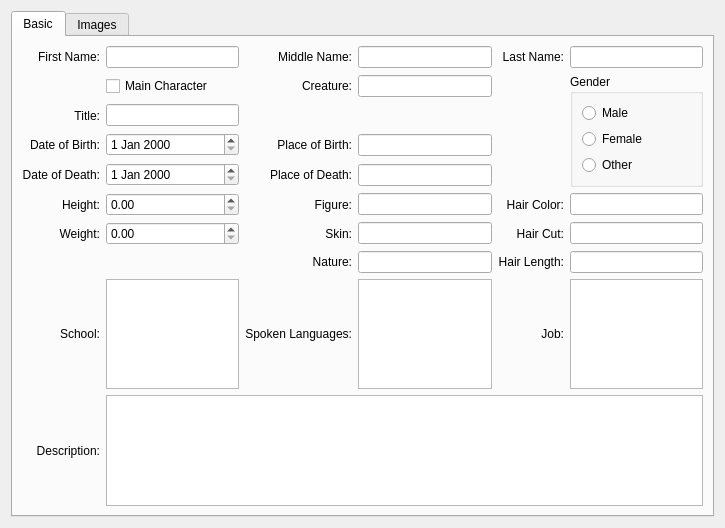
<?xml version="1.0" encoding="UTF-8"?>
<ui version="4.0">
 <class>cCharacterWindow</class>
 <widget class="QWidget" name="cCharacterWindow">
  <property name="geometry">
   <rect>
    <x>0</x>
    <y>0</y>
    <width>725</width>
    <height>528</height>
   </rect>
  </property>
  <property name="windowTitle">
   <string>Form</string>
  </property>
  <layout class="QGridLayout" name="gridLayout_2">
   <item row="0" column="0">
    <widget class="QTabWidget" name="m_lpTab">
     <property name="currentIndex">
      <number>0</number>
     </property>
     <widget class="QWidget" name="m_lpBasic">
      <attribute name="title">
       <string>Basic</string>
      </attribute>
      <layout class="QGridLayout" name="gridLayout_4">
       <item row="0" column="0">
        <layout class="QGridLayout" name="gridLayout" rowstretch="1,0,0,0,0,0,0,0,0,0">
         <item row="9" column="1" colspan="5">
          <widget class="cTextEdit" name="m_lpDescription"/>
         </item>
         <item row="4" column="0">
          <widget class="QLabel" name="label_9">
           <property name="text">
            <string>Date of Death:</string>
           </property>
           <property name="alignment">
            <set>Qt::AlignRight|Qt::AlignTrailing|Qt::AlignVCenter</set>
           </property>
          </widget>
         </item>
         <item row="5" column="1">
          <widget class="cDoubleSpinBox" name="m_lpHeight">
           <property name="maximum">
            <double>999999.000000000000000</double>
           </property>
          </widget>
         </item>
         <item row="1" column="3">
          <widget class="cLineEdit" name="m_lpCreature"/>
         </item>
         <item row="3" column="3">
          <widget class="cLineEdit" name="m_lpPlaceOfBirth"/>
         </item>
         <item row="4" column="2">
          <widget class="QLabel" name="label_11">
           <property name="text">
            <string>Place of Death:</string>
           </property>
           <property name="alignment">
            <set>Qt::AlignRight|Qt::AlignTrailing|Qt::AlignVCenter</set>
           </property>
          </widget>
         </item>
         <item row="5" column="0">
          <widget class="QLabel" name="label_12">
           <property name="text">
            <string>Height:</string>
           </property>
           <property name="alignment">
            <set>Qt::AlignRight|Qt::AlignTrailing|Qt::AlignVCenter</set>
           </property>
          </widget>
         </item>
         <item row="1" column="2">
          <widget class="QLabel" name="label_6">
           <property name="text">
            <string>Creature:</string>
           </property>
           <property name="alignment">
            <set>Qt::AlignRight|Qt::AlignTrailing|Qt::AlignVCenter</set>
           </property>
          </widget>
         </item>
         <item row="3" column="2">
          <widget class="QLabel" name="label_10">
           <property name="text">
            <string>Place of Birth:</string>
           </property>
           <property name="alignment">
            <set>Qt::AlignRight|Qt::AlignTrailing|Qt::AlignVCenter</set>
           </property>
          </widget>
         </item>
         <item row="4" column="1">
          <widget class="cDateEdit" name="m_lpDayOfDeath"/>
         </item>
         <item row="3" column="1">
          <widget class="cDateEdit" name="m_lpDayOfBirth"/>
         </item>
         <item row="3" column="0">
          <widget class="QLabel" name="label_8">
           <property name="text">
            <string>Date of Birth:</string>
           </property>
           <property name="alignment">
            <set>Qt::AlignRight|Qt::AlignTrailing|Qt::AlignVCenter</set>
           </property>
          </widget>
         </item>
         <item row="4" column="3">
          <widget class="cLineEdit" name="m_lpPlaceOfDeath"/>
         </item>
         <item row="1" column="1">
          <widget class="cCheckBox" name="m_lpMainCharacter">
           <property name="text">
            <string>Main Character</string>
           </property>
          </widget>
         </item>
         <item row="6" column="0">
          <widget class="QLabel" name="label_13">
           <property name="text">
            <string>Weight:</string>
           </property>
           <property name="alignment">
            <set>Qt::AlignRight|Qt::AlignTrailing|Qt::AlignVCenter</set>
           </property>
          </widget>
         </item>
         <item row="6" column="1">
          <widget class="cDoubleSpinBox" name="m_lpWeight">
           <property name="maximum">
            <double>999999.000000000000000</double>
           </property>
          </widget>
         </item>
         <item row="0" column="2">
          <widget class="QLabel" name="label_4">
           <property name="text">
            <string>Middle Name:</string>
           </property>
           <property name="alignment">
            <set>Qt::AlignRight|Qt::AlignTrailing|Qt::AlignVCenter</set>
           </property>
          </widget>
         </item>
         <item row="2" column="0">
          <widget class="QLabel" name="label_7">
           <property name="text">
            <string>Title:</string>
           </property>
           <property name="alignment">
            <set>Qt::AlignRight|Qt::AlignTrailing|Qt::AlignVCenter</set>
           </property>
          </widget>
         </item>
         <item row="0" column="0">
          <widget class="QLabel" name="label">
           <property name="text">
            <string>First Name:</string>
           </property>
           <property name="alignment">
            <set>Qt::AlignRight|Qt::AlignTrailing|Qt::AlignVCenter</set>
           </property>
          </widget>
         </item>
         <item row="0" column="1">
          <widget class="cLineEdit" name="m_lpFirstName"/>
         </item>
         <item row="9" column="0">
          <widget class="QLabel" name="label_2">
           <property name="text">
            <string>Description:</string>
           </property>
           <property name="alignment">
            <set>Qt::AlignRight|Qt::AlignTrailing|Qt::AlignVCenter</set>
           </property>
          </widget>
         </item>
         <item row="0" column="3">
          <widget class="cLineEdit" name="m_lpMiddleName"/>
         </item>
         <item row="0" column="4">
          <widget class="QLabel" name="label_5">
           <property name="text">
            <string>Last Name:</string>
           </property>
           <property name="alignment">
            <set>Qt::AlignRight|Qt::AlignTrailing|Qt::AlignVCenter</set>
           </property>
          </widget>
         </item>
         <item row="0" column="5">
          <widget class="cLineEdit" name="m_lpLastName"/>
         </item>
         <item row="2" column="1">
          <widget class="cLineEdit" name="m_lpTitle"/>
         </item>
         <item row="5" column="4">
          <widget class="QLabel" name="label_3">
           <property name="text">
            <string>Hair Color:</string>
           </property>
           <property name="alignment">
            <set>Qt::AlignRight|Qt::AlignTrailing|Qt::AlignVCenter</set>
           </property>
          </widget>
         </item>
         <item row="6" column="4">
          <widget class="QLabel" name="label_14">
           <property name="text">
            <string>Hair Cut:</string>
           </property>
           <property name="alignment">
            <set>Qt::AlignRight|Qt::AlignTrailing|Qt::AlignVCenter</set>
           </property>
          </widget>
         </item>
         <item row="7" column="4">
          <widget class="QLabel" name="label_15">
           <property name="text">
            <string>Hair Length:</string>
           </property>
           <property name="alignment">
            <set>Qt::AlignRight|Qt::AlignTrailing|Qt::AlignVCenter</set>
           </property>
          </widget>
         </item>
         <item row="5" column="5">
          <widget class="cLineEdit" name="m_lpHairColor"/>
         </item>
         <item row="6" column="5">
          <widget class="cLineEdit" name="m_lpHairCut"/>
         </item>
         <item row="7" column="5">
          <widget class="cLineEdit" name="m_lpHairLength"/>
         </item>
         <item row="5" column="2">
          <widget class="QLabel" name="label_16">
           <property name="text">
            <string>Figure:</string>
           </property>
           <property name="alignment">
            <set>Qt::AlignRight|Qt::AlignTrailing|Qt::AlignVCenter</set>
           </property>
          </widget>
         </item>
         <item row="5" column="3">
          <widget class="cLineEdit" name="m_lpFigure"/>
         </item>
         <item row="8" column="4">
          <widget class="QLabel" name="label_21">
           <property name="text">
            <string>Job:</string>
           </property>
           <property name="alignment">
            <set>Qt::AlignRight|Qt::AlignTrailing|Qt::AlignVCenter</set>
           </property>
          </widget>
         </item>
         <item row="6" column="2">
          <widget class="QLabel" name="label_19">
           <property name="text">
            <string>Skin:</string>
           </property>
           <property name="alignment">
            <set>Qt::AlignRight|Qt::AlignTrailing|Qt::AlignVCenter</set>
           </property>
          </widget>
         </item>
         <item row="6" column="3">
          <widget class="cLineEdit" name="m_lpSkin"/>
         </item>
         <item row="8" column="0">
          <widget class="QLabel" name="label_20">
           <property name="text">
            <string>School:</string>
           </property>
           <property name="alignment">
            <set>Qt::AlignRight|Qt::AlignTrailing|Qt::AlignVCenter</set>
           </property>
          </widget>
         </item>
         <item row="8" column="2">
          <widget class="QLabel" name="label_18">
           <property name="text">
            <string>Spoken Languages:</string>
           </property>
           <property name="alignment">
            <set>Qt::AlignRight|Qt::AlignTrailing|Qt::AlignVCenter</set>
           </property>
          </widget>
         </item>
         <item row="7" column="2">
          <widget class="QLabel" name="label_17">
           <property name="text">
            <string>Nature:</string>
           </property>
           <property name="alignment">
            <set>Qt::AlignRight|Qt::AlignTrailing|Qt::AlignVCenter</set>
           </property>
          </widget>
         </item>
         <item row="7" column="3">
          <widget class="cLineEdit" name="m_lpNature"/>
         </item>
         <item row="8" column="1">
          <widget class="cTextEdit" name="m_lpSchool"/>
         </item>
         <item row="8" column="3">
          <widget class="cTextEdit" name="m_lpSpokenLanguages"/>
         </item>
         <item row="8" column="5">
          <widget class="cTextEdit" name="m_lpJob"/>
         </item>
         <item row="1" column="5" rowspan="4">
          <widget class="QGroupBox" name="groupBox">
           <property name="title">
            <string>Gender</string>
           </property>
           <layout class="QGridLayout" name="gridLayout_3">
            <item row="0" column="0">
             <widget class="cRadioButton" name="m_lpMale">
              <property name="text">
               <string>Male</string>
              </property>
             </widget>
            </item>
            <item row="1" column="0">
             <widget class="cRadioButton" name="m_lpFemale">
              <property name="text">
               <string>Female</string>
              </property>
             </widget>
            </item>
            <item row="2" column="0">
             <widget class="cRadioButton" name="m_lpOther">
              <property name="text">
               <string>Other</string>
              </property>
             </widget>
            </item>
           </layout>
          </widget>
         </item>
        </layout>
       </item>
      </layout>
     </widget>
     <widget class="QWidget" name="m_lpImages">
      <attribute name="title">
       <string>Images</string>
      </attribute>
      <layout class="QGridLayout" name="gridLayout_5">
       <item row="0" column="0">
        <widget class="QScrollArea" name="m_lpScrollArea">
         <property name="widgetResizable">
          <bool>true</bool>
         </property>
         <widget class="QWidget" name="scrollAreaWidgetContents">
          <property name="geometry">
           <rect>
            <x>0</x>
            <y>0</y>
            <width>681</width>
            <height>464</height>
           </rect>
          </property>
          <layout class="QGridLayout" name="gridLayout_6">
           <item row="0" column="0">
            <layout class="QVBoxLayout" name="m_lpLayout"/>
           </item>
           <item row="0" column="1">
            <spacer name="horizontalSpacer">
             <property name="orientation">
              <enum>Qt::Horizontal</enum>
             </property>
             <property name="sizeHint" stdset="0">
              <size>
               <width>40</width>
               <height>20</height>
              </size>
             </property>
            </spacer>
           </item>
          </layout>
         </widget>
        </widget>
       </item>
      </layout>
     </widget>
    </widget>
   </item>
  </layout>
 </widget>
 <customwidgets>
  <customwidget>
   <class>cTextEdit</class>
   <extends>QTextEdit</extends>
   <header>ctextedit.h</header>
  </customwidget>
  <customwidget>
   <class>cLineEdit</class>
   <extends>QLineEdit</extends>
   <header>clineedit.h</header>
  </customwidget>
  <customwidget>
   <class>cCheckBox</class>
   <extends>QCheckBox</extends>
   <header>ccheckbox.h</header>
  </customwidget>
  <customwidget>
   <class>cRadioButton</class>
   <extends>QRadioButton</extends>
   <header>cradiobutton.h</header>
  </customwidget>
  <customwidget>
   <class>cDateEdit</class>
   <extends>QDateEdit</extends>
   <header>cdateedit.h</header>
  </customwidget>
  <customwidget>
   <class>cDoubleSpinBox</class>
   <extends>QDoubleSpinBox</extends>
   <header>cdoublespinbox.h</header>
  </customwidget>
 </customwidgets>
 <tabstops>
  <tabstop>m_lpFirstName</tabstop>
  <tabstop>m_lpDescription</tabstop>
 </tabstops>
 <resources/>
 <connections/>
</ui>
